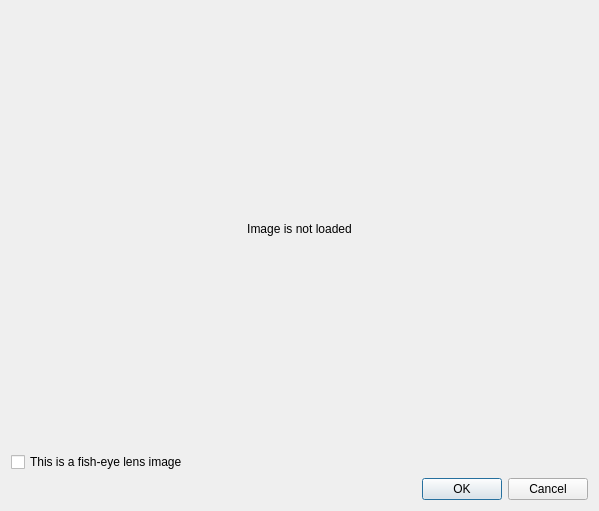
<?xml version="1.0" encoding="UTF-8"?>
<ui version="4.0">
 <class>QnPictureSettingsDialog</class>
 <widget class="QDialog" name="QnPictureSettingsDialog">
  <property name="geometry">
   <rect>
    <x>0</x>
    <y>0</y>
    <width>599</width>
    <height>511</height>
   </rect>
  </property>
  <property name="windowTitle">
   <string>Dialog</string>
  </property>
  <layout class="QVBoxLayout" name="verticalLayout_3">
   <item>
    <widget class="QStackedWidget" name="stackedWidget">
     <property name="currentIndex">
      <number>0</number>
     </property>
     <widget class="QWidget" name="imagePage">
      <layout class="QVBoxLayout" name="verticalLayout">
       <property name="leftMargin">
        <number>0</number>
       </property>
       <property name="topMargin">
        <number>0</number>
       </property>
       <property name="rightMargin">
        <number>0</number>
       </property>
       <property name="bottomMargin">
        <number>0</number>
       </property>
       <item>
        <widget class="QnFramedLabel" name="imageLabel">
         <property name="lineWidth">
          <number>4</number>
         </property>
         <property name="text">
          <string>Image is not loaded</string>
         </property>
         <property name="scaledContents">
          <bool>true</bool>
         </property>
         <property name="alignment">
          <set>Qt::AlignCenter</set>
         </property>
        </widget>
       </item>
      </layout>
     </widget>
     <widget class="QWidget" name="fisheyePage">
      <layout class="QVBoxLayout" name="verticalLayout_2">
       <property name="leftMargin">
        <number>0</number>
       </property>
       <property name="topMargin">
        <number>0</number>
       </property>
       <property name="rightMargin">
        <number>0</number>
       </property>
       <property name="bottomMargin">
        <number>0</number>
       </property>
       <item>
        <widget class="QnFisheyeSettingsWidget" name="fisheyeWidget" native="true"/>
       </item>
      </layout>
     </widget>
    </widget>
   </item>
   <item>
    <widget class="QCheckBox" name="fisheyeCheckBox">
     <property name="text">
      <string>This is a fish-eye lens image</string>
     </property>
    </widget>
   </item>
   <item>
    <widget class="QDialogButtonBox" name="buttonBox">
     <property name="orientation">
      <enum>Qt::Horizontal</enum>
     </property>
     <property name="standardButtons">
      <set>QDialogButtonBox::Cancel|QDialogButtonBox::Ok</set>
     </property>
    </widget>
   </item>
  </layout>
 </widget>
 <customwidgets>
  <customwidget>
   <class>QnFisheyeSettingsWidget</class>
   <extends>QWidget</extends>
   <header>ui/widgets/properties/fisheye_settings_widget.h</header>
   <container>1</container>
  </customwidget>
  <customwidget>
   <class>QnFramedLabel</class>
   <extends>QLabel</extends>
   <header location="global">ui/widgets/framed_label.h</header>
  </customwidget>
 </customwidgets>
 <resources/>
 <connections/>
</ui>
